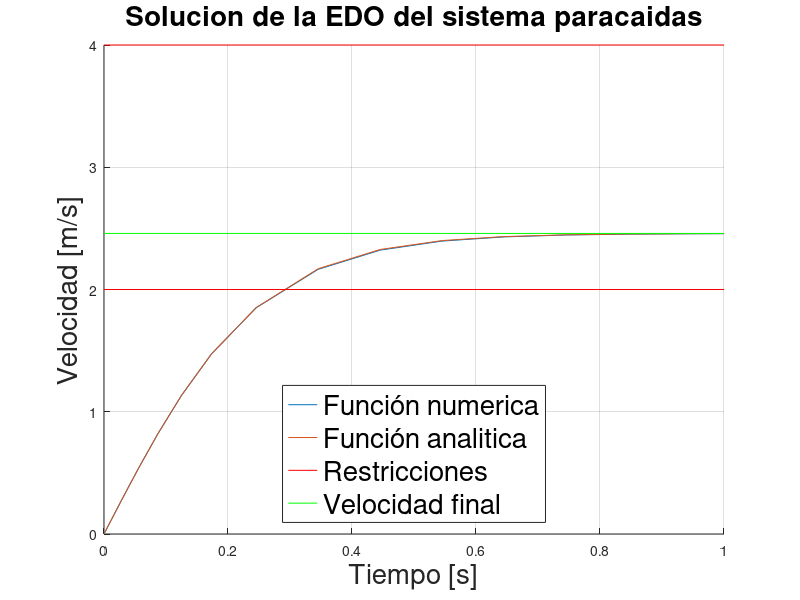

MATLAB code to generate this figure:
%constantes
x_0 = 0;
t_f=1;
m=0.5;
r=0.8;
n=6;
S=1.22;
c_d=0.8;
g=9.81;
h=3;

%parametros
A=(n/2)*r^2*sin((2*pi)/n);
C=(1/(2*m))*c_d*S*A;
v_f=sqrt((2*g*m)/(c_d*S*A));

%Resolucion EDO
function derx = priorden(t,x,g,C) 
derx = g-C*x^2;
endfunction

[t,x] = ode23('priorden',[0 t_f],x_0,g,C);

y=(1/C)*log(cosh(t*sqrt(C*g)))-h
v=tanh(t*sqrt(C*g))*sqrt(g/C);

%Graficas
hold
grid
ti=title('Solucion de la EDO del sistema paracaidas');
%ti=title('Velocidad y distancia recorrida');
xl=xlabel('Tiempo [s]');
yl=ylabel('Velocidad [m/s]');
%yl=ylabel('V [m/s] - Y [m]');

plot(t,v,'---');
%plot(t,y);

plot(t,x);
line([0 t_f], [4 4], "linestyle", "-", "color", "r")
line([0 t_f], [v_f v_f], "linestyle", "-", "color", "g")
line([0 t_f], [2 2], "linestyle", "-", "color", "r")
p=legend ({"Función numerica", "Función analitica","Restricciones", "Velocidad final"}, "location", "south");

%p=legend ({"Velocidad", "Distancia"}, "location", "east");

set (p, "fontsize", 20);
set (ti, "fontsize", 20);
set (xl, "fontsize", 20);
set (yl, "fontsize", 20);
